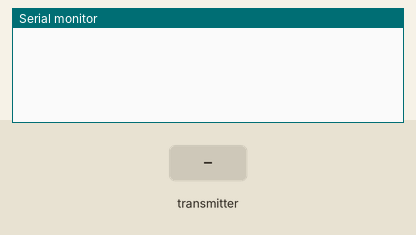
Recording of a sketch running on a simulated ESP8266 (NodeMCU). Parts: the last lines printed to the serial monitor. Inputs (shaded band) come from the test bench.

Above: at 1.2 s.
1.3 s: the transmitter starts sending ngeprint = 0
At 1.66 s:
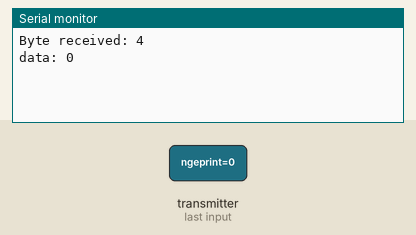
2.8 s: the transmitter starts sending ngeprint = 256
At 3.16 s:
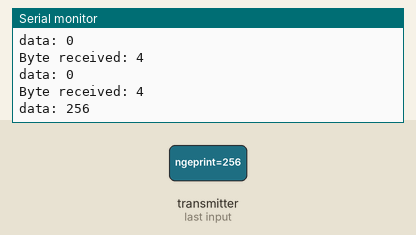

Measured:
- after the input at 1.3 s, the serial monitor: prints a new line after 0.05 s (image 1)
- after the input at 2.8 s, the serial monitor: prints a new line after 0.05 s (image 2)

The sketch:

RECEIVER_ESPNOW_ESP8266.ino
```cpp
#include <espnow.h>
#include <ESP8266WiFi.h>

typedef struct struct_message{

  int ngeprint;

  } struct_message;
struct_message myData;
void OnDataRecv(uint8_t * mac, uint8_t *incomingData,  uint8_t len){
  memcpy(&myData, incomingData, sizeof(myData));
  Serial.print("Byte received: ");
  Serial.println(len);
  Serial.print("data: ");
  Serial.println(myData.ngeprint);

  }
void setup() {
  // put your setup code here, to run once:
  Serial.begin(115200);
  WiFi.mode(WIFI_STA);

  if(esp_now_init() != ERR_OK){
    Serial.println("Error initializing ESP-NOW");
    return;
    }

  esp_now_register_recv_cb(OnDataRecv);

}

void loop() {
  // put your main code here, to run repeatedly:

}
```
